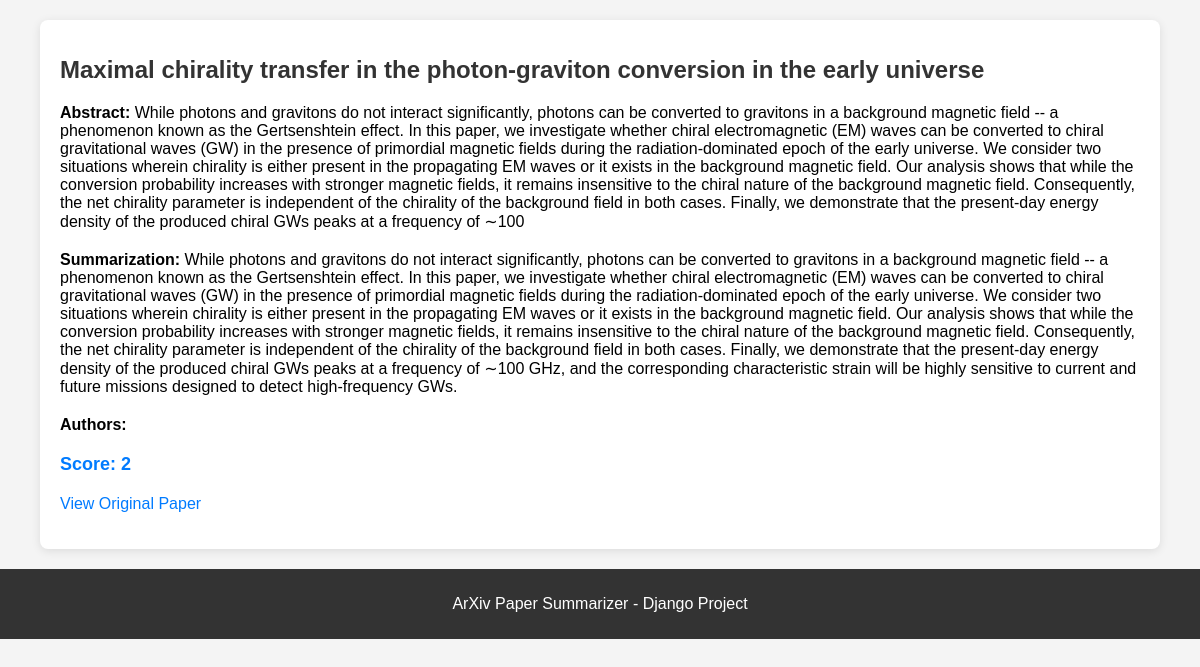
The app's page /paper/2/ with its own data.
### main/models.py (models this page shows)
class Paper(models.Model):
    title = models.CharField(max_length=512, null=False)
    abstract = models.TextField(max_length=8096, null=False)
    summarization = models.TextField(max_length=16192, null=True)
    score = models.IntegerField(null=False, default=0)
    subject = models.ForeignKey(Category, on_delete=models.DO_NOTHING)
    submitted = models.DateField(null=False)
    url = models.TextField(null=False)
    written_by = models.ManyToManyField("Author")

### main/views.py (the view)
# urls.py: path('paper/<int:paper_id>/', views.paper_detail, name='paper_detail'),  # Paper detail page
def paper_detail(request, paper_id):
    paper = get_object_or_404(Paper, id=paper_id)
    return render(request, 'paper.html', {'paper': paper})

### main/templates/paper.html (shortened to what this page needs)
<!DOCTYPE html>
<html lang="en">
<head>
</head>
<body>
    <div class="container">
        <h1>{{ paper.title }}</h1>
        <p class="abstract"><strong>Abstract:</strong> {{ paper.abstract }}</p>
        <p class="summarization"><strong>Summarization:</strong> {{ paper.summarization }}</p>
        <p class="authors"><strong>Authors:</strong>
        </p>
        <p class="score">Score: {{ paper.score }}</p>
        <p><a href="{{ paper.url }}" target="_blank">View Original Paper</a></p>
    </div>
    <footer>
        <p>ArXiv Paper Summarizer - Django Project</p>
    </footer>
</body>
</html>

### main/templates/paper.html (style rules this page uses)
body { font-family: Arial, sans-serif; background-color: #f4f4f4; margin: 0; padding: 0; }
.container { width: 90%; max-width: 1200px; margin: 20px auto; background-color: white; padding: 20px; border-radius: 8px; box-shadow: 0 2px 10px rgba(0, 0, 0, 0.1); }
h1 { color: #333; font-size: 24px; margin-bottom: 20px; }
.abstract, .summarization, .authors { margin-bottom: 20px; }
.score { font-size: 18px; font-weight: bold; color: #007BFF; margin-bottom: 20px; }
a { color: #007BFF; text-decoration: none; }
footer { text-align: center; padding: 10px; background-color: #333; color: white; margin-top: 20px; }

### records on screen
Paper: title "Maximal chirality transfer in the photon-graviton conversion in the early universe", abstract "While photons and gravitons do not interact significantly, photons can be converted to gravitons in a background magnetic field -- a phenomenon known as the Gertsenshtein effect. In this paper, we investigate whether chiral electromagnetic (EM) waves can be converted to chiral gravitational waves (GW) in the presence of primordial magnetic fields during the radiation-dominated epoch of the early universe. We consider two situations wherein chirality is either present in the propagating EM waves or it exists in the background magnetic field. Our analysis shows that while the conversion probability increases with stronger magnetic fields, it remains insensitive to the chiral nature of the…", summarization "While photons and gravitons do not interact significantly, photons can be converted to gravitons in a background magnetic field -- a phenomenon known as the Gertsenshtein effect. In this paper, we investigate whether chiral electromagnetic (EM) waves can be converted to chiral gravitational waves (GW) in the presence of primordial magnetic fields during the radiation-dominated epoch of the early universe. We consider two situations wherein chirality is either present in the propagating EM waves or it exists in the background magnetic field. Our analysis shows that while the conversion probability increases with stronger magnetic fields, it remains insensitive to the chiral nature of the…", score "2"
